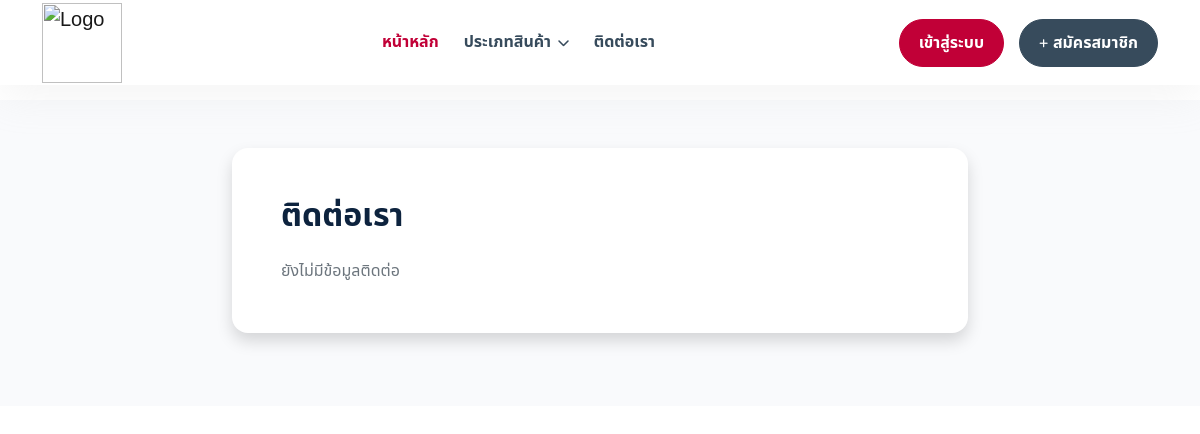
The app's page /contact.php, older data.
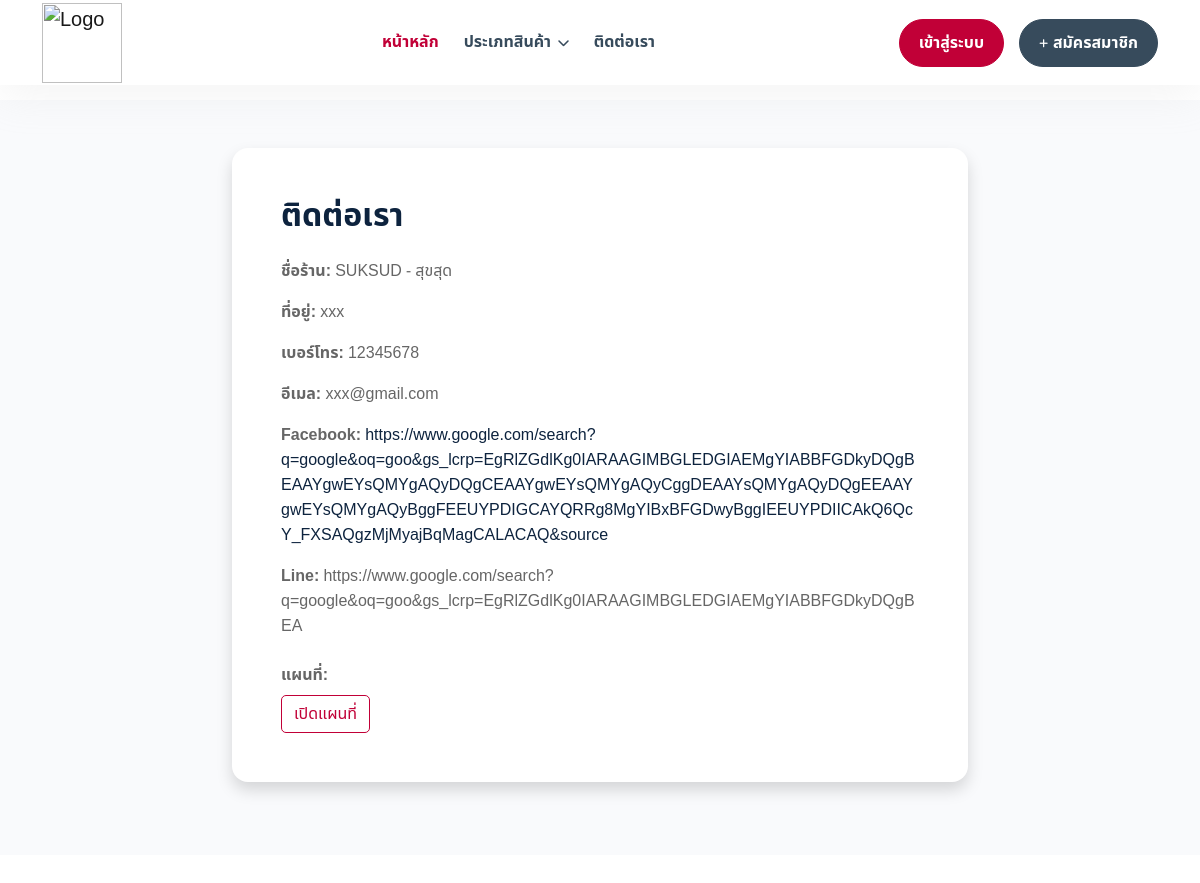
The same page, newer data.
### tables this page shows
CREATE TABLE `tbl_contact` (
  `contact_id` int(11) NOT NULL,
  `contact_name` varchar(255) DEFAULT NULL,
  `contact_address` text,
  `contact_phone` varchar(50) DEFAULT NULL,
  `contact_email` varchar(150) DEFAULT NULL,
  `contact_facebook` varchar(255) DEFAULT NULL,
  `contact_line` varchar(255) DEFAULT NULL,
  `contact_map` text
);

### contact.php (the view, shortened to what this page needs)
<?php
require_once("condb.php");
require_once("head.php");
$stmt = $conn->prepare("SELECT * FROM tbl_contact ORDER BY contact_id DESC LIMIT 1");
$stmt->execute();
$contact = $stmt->fetch(PDO::FETCH_ASSOC);
?>
<body>
    <div class="main-wrapper innerpagebg">
        <?php require_once("header.php"); ?>
        <div class="container py-5" style="margin-top:100px;">
            <div class="row">
                <div class="col-lg-8 mx-auto">
                    <div class="card shadow border-0 rounded-4">
                        <div class="card-body p-4">
                            <h2 class="mb-4">ติดต่อเรา</h2>
                            <?php if ($contact): ?>
                                <p><strong>ชื่อร้าน:</strong> <?= htmlspecialchars($contact['contact_name']) ?></p>
                                <p><strong>ที่อยู่:</strong> <?= nl2br(htmlspecialchars($contact['contact_address'])) ?></p>
                                <p><strong>เบอร์โทร:</strong> <?= htmlspecialchars($contact['contact_phone']) ?></p>
                                <p><strong>อีเมล:</strong> <?= htmlspecialchars($contact['contact_email']) ?></p>
                                <?php if (!empty($contact['contact_facebook'])): ?>
                                    <p>
                                        <strong>Facebook:</strong>
                                        <a href="<?= htmlspecialchars($contact['contact_facebook']) ?>" target="_blank">
                                            <?= htmlspecialchars($contact['contact_facebook']) ?>
                                        </a>
                                    </p>
                                <?php endif; ?>
                                <?php if (!empty($contact['contact_line'])): ?>
                                    <p><strong>Line:</strong> <?= htmlspecialchars($contact['contact_line']) ?></p>
                                <?php endif; ?>
                                <?php if (!empty($contact['contact_map'])): ?>
                                    <div class="mt-4">
                                        <strong>แผนที่:</strong><br>
                                        <a href="<?= htmlspecialchars($contact['contact_map']) ?>" target="_blank"
                                            class="btn btn-outline-primary mt-2">
                                            เปิดแผนที่
                                        </a>
                                    </div>
                                <?php endif; ?>
                            <?php else: ?>
                                <p class="text-muted">ยังไม่มีข้อมูลติดต่อ</p>
                            <?php endif; ?>
                        </div>
                    </div>
                </div>
            </div>
        </div>
    </div>
</body>
</html>

Row changes from the older to the newer data that the page shows:
added tbl_contact: contact_name "SUKSUD - สุขสุด", contact_address "xxx", contact_phone "12345678", contact_email "xxx@gmail.com", contact_facebook "https://www.google.com/search?q=google&oq=goo&gs_lcrp=EgRlZGdlKg0IARAAGIMBGLEDGIAEMgYIABBFGDkyDQgBEAAYgwEYsQMYgAQyDQgCEAAYgwEYsQMYgAQyCggDEAAYsQMYgAQyDQgEEAAYgwEYsQMYgAQyBggFEEUYPDIGCAYQRRg8MgYIBxBFGDwyBggIEEUYPDIICAkQ6QcY_FXSAQgzMjMyajBqMagCALACAQ&source", contact_line "https://www.google.com/search?q=google&oq=goo&gs_lcrp=EgRlZGdlKg0IARAAGIMBGLEDGIAEMgYIABBFGDkyDQgBEA"
Text that changed along with them:
text no longer shown: "ยังไม่มีข้อมูลติดต่อ"
text now shown: "ชื่อร้าน: ที่อยู่: เบอร์โทร: อีเมล: Facebook: Line: แผนที่: เปิดแผนที่"
